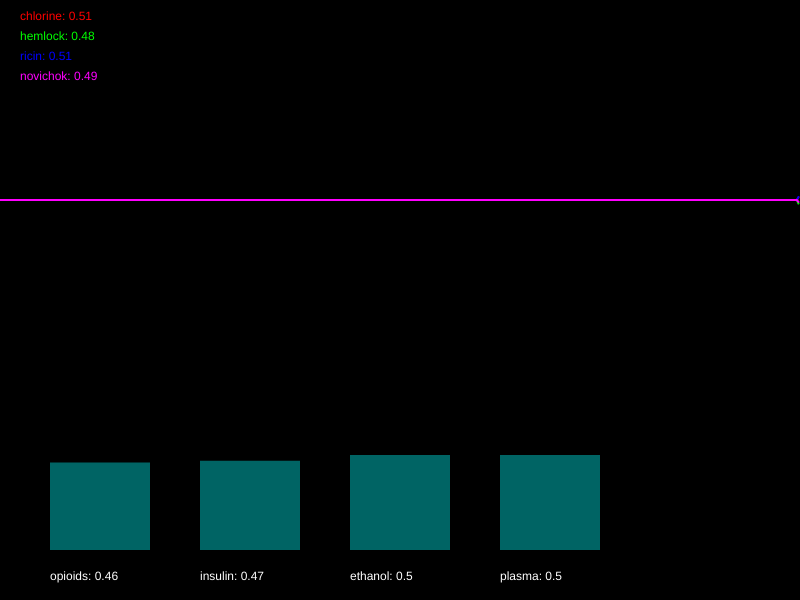
Frame 1 (no input)
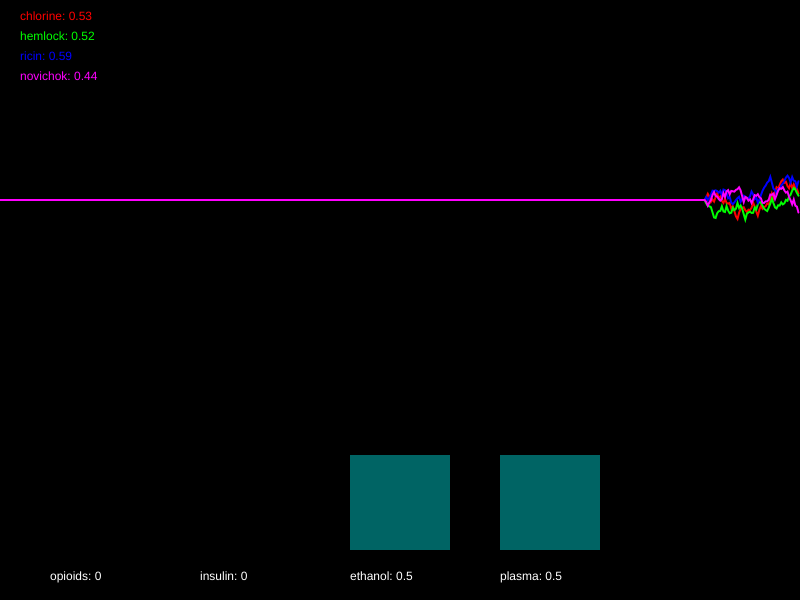
Frame 60 (no input)
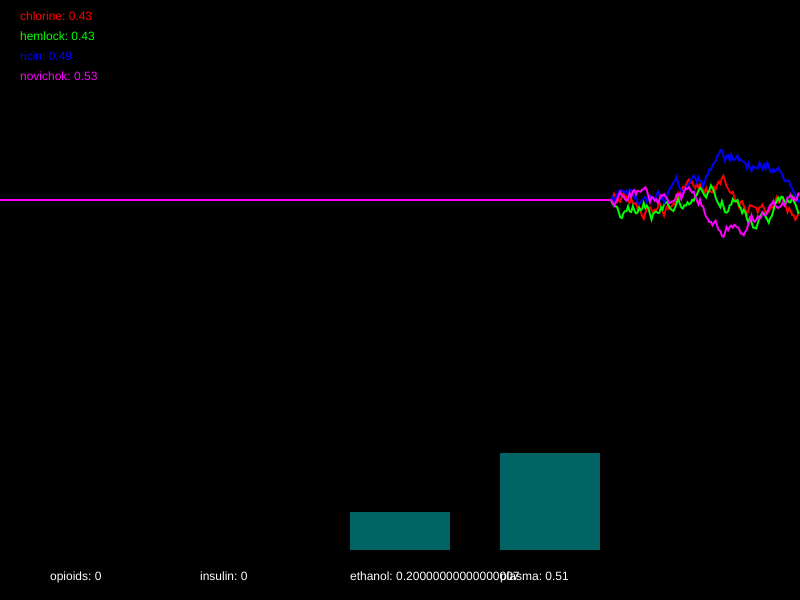
Frame 120 (the mouse pressed at the canvas centre since frame 60)

The p5.js sketch that drew these frames (run headless with seeded random() and noise() and a simulated clock; from frame 60 on, the mouse is pressed at the canvas centre):

// p5.js sketch
// ── sketch.js
/*

Officer: 7817938
CaseNum: 401-1-18693269-7817938

Case 401 - The Case of Norbert's Weiner Stand
Stage 2 - Toxic Burrito

Norbert is at it again. This time he’s set up a burrito stall and is lacing burritos
with his foul toxin. The chaos is spreading. People are dropping like flies and burrito
sales have fallen through the floor. To make matters worse it seems Norbert has cottoned
on to our methods and has upped the complexity of his poison. You’ll find the antidote
harder to develop this time. So kid, head down to the lab and get working.

You must develop the antidote by using conditional statements in the draw loop to
do the following.

	- If ricin goes above 0.37, decrement opioids by 0.04
	- If hemlock dips below 0.36, try increasing opioids by 0.01
	- When chlorine goes above 0.4, try decreasing insulin by 0.03
	- When ricin goes above 0.67, increase insulin by 0.03
	- When ricin goes above 0.43, try decreasing ethanol by 0.05
	- If novichok goes above 0.34 or hemlock dips below 0.37, try increasing ethanol by 0.05
	- If novichok goes above 0.63, decrement plasma by 0.02
	- If hemlock goes above 0.74 or chlorine goes above 0.61, increment plasma by 0.01


Your conditional statements should:

consider the following poisons:

	- chlorine
	- hemlock
	- ricin
	- novichok


and modify the following antidotes:

	- opioids
	- insulin
	- ethanol
	- plasma


- There are many ways to complete this task but you should only use the
following commands:

	if(){}
	+=
	-=

*/

//Declare the poison variables
var chlorine;
var hemlock;
var ricin;
var novichok;

//Declare the antidote variables
var opioids;
var insulin;
var ethanol;
var plasma;

//This variable is used for drawing the graph
var graphs;

function setup() {
  createCanvas(800, 600);
  strokeWeight(2);

  //initialise the poisons and antidotes
  chlorine = 0.5;
  hemlock = 0.5;
  ricin = 0.5;
  novichok = 0.5;
  opioids = 0.5;
  insulin = 0.5;
  ethanol = 0.5;
  plasma = 0.5;

  //fills the graph with empty values
  graphs = [];

  for (var i = 0; i < 4; i++) {
    graphs.push([]);
    for (var j = 0; j < 512; j++) {
      graphs[i].push(0.5);
    }
  }
}

function draw() {
  //Develop the antidote below
  //Write conditional statements to change the amount of each substance ...
  if (ricin > 0.37) {
    opioids -= 0.04;
  }
  if (hemlock < 0.36) {
    opioids += 0.01;
  }
  if (chlorine > 0.4) {
    insulin -= 0.03;
  }
  if (ricin > 0.67) {
    insulin += 0.03;
  }
  if (ricin > 0.43) {
    ethanol -= 0.05;
  }
  if (novichok > 0.34 || hemlock < 0.37) {
    ethanol += 0.05;
  }
  if (novichok > 0.63) {
    plasma -= 0.02;
  }
  if (hemlock > 0.74 || chlorine > 0.61) {
    plasma += 0.01;
  }

  //////////////////////////////////////////////////////

  //the code below generates new values using random numbers

  /*
		For testing, you might want to temporarily comment out
		these lines and set the same variables to constant values
		instead.
	*/

  chlorine = nextValue(graphs[0], chlorine);
  hemlock = nextValue(graphs[1], hemlock);
  ricin = nextValue(graphs[2], ricin);
  novichok = nextValue(graphs[3], novichok);

  opioids = constrain(opioids, 0, 1);
  insulin = constrain(insulin, 0, 1);
  ethanol = constrain(ethanol, 0, 1);
  plasma = constrain(plasma, 0, 1);

  ///////// DO NOT CHANGE THE CODE BELOW ///////////

  //drawing code

  // set background
  background(0);
  noFill();

  //draw the graphs for the vitals
  var colors = [
    color(255, 0, 0),
    color(0, 255, 0),
    color(0, 0, 255),
    color(255, 0, 255),
    color(255, 255, 0),
    color(0, 255, 255),
  ];

  for (var i = 0; i < graphs.length; i++) {
    stroke(colors[i]);
    drawGraph(graphs[i]);
  }

  //draw the poisons as text
  noStroke();
  fill(colors[0]);
  text("chlorine: " + nf(chlorine, 1, 2), 20, 20);
  fill(colors[1]);
  text("hemlock: " + nf(hemlock, 1, 2), 20, 40);
  fill(colors[2]);
  text("ricin: " + nf(ricin, 1, 2), 20, 60);
  fill(colors[3]);
  text("novichok: " + nf(novichok, 1, 2), 20, 80);

  //draw the antidotes bar chart
  drawBar(opioids, 50, "opioids");
  drawBar(insulin, 200, "insulin");
  drawBar(ethanol, 350, "ethanol");
  drawBar(plasma, 500, "plasma");
}

function nextValue(graph, val) {
  //gets the next value for a vital and puts it in an array for drawing
  var delta = random(-0.03, 0.03);

  val += delta;
  if (val > 1 || val < 0) {
    delta *= -1;
    val += delta * 2;
  }

  graph.push(val);
  graph.shift();
  return val;
}

function drawGraph(graph) {
  //draws an array as a graph
  beginShape();
  for (var i = 0; i < graph.length; i++) {
    vertex((width * i) / 512, height * 0.5 - (graph[i] * height) / 3);
  }
  endShape();
}

function drawBar(val, x, name) {
  //draws the bars for bar chart
  noStroke();
  fill(0, 100, 100);
  var mh = height * 0.4 - 50;
  rect(x, height - 50 - val * mh, 100, val * mh);
  fill(255);
  text(name + ": " + val, x, height - 20);
}
